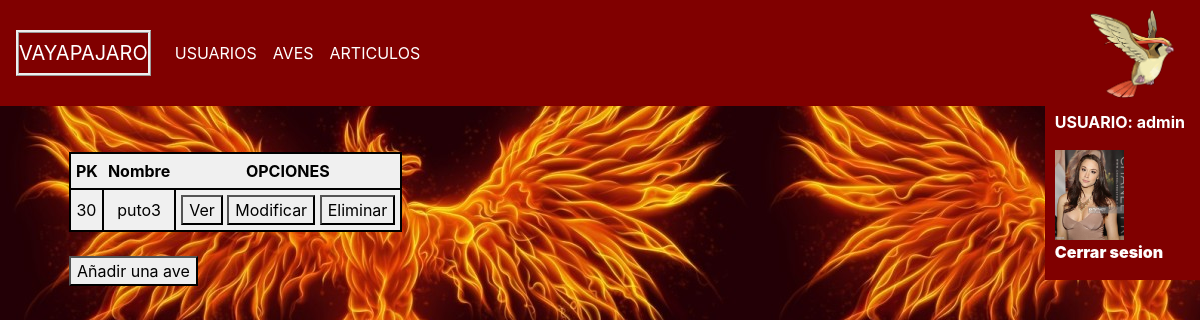
Page /ave/mostrar_aves/ (signed in) on the earlier database version.
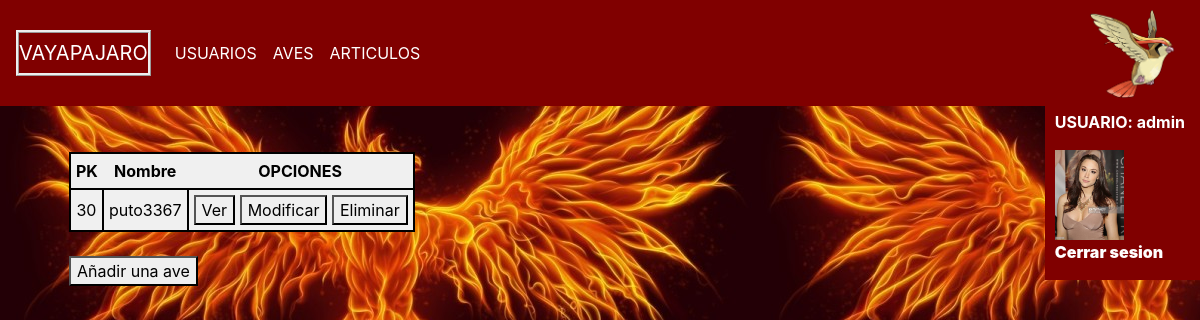
Same page on the later database version.
### VayaPajaro/models.py (models this page shows, shortened)
class Usuario(models.Model):
	user = models.OneToOneField(User,related_name='usuario',on_delete=models.CASCADE,default=None)
	fnacimiento = models.DateField(null=True)
	estudios = models.CharField(max_length=500,default='Desconocidos')
	fotoPerfil = models.ImageField(upload_to='Fotos_de_Perfil')

class Ave(models.Model):
	nombre = models.CharField(max_length=40,default='Desconocido',blank=True,null=True)
	descripcion = models.TextField(max_length=2000,default='Desconocido',blank=True,null=True)
	alimentacion = models.TextField(max_length=2000,default='Desconocida',blank=True,null=True)
	habitat = models.TextField(max_length=2000,default='Desconocida',blank=True,null=True)
	localizacion = models.TextField(max_length=2000,default='Desconocida',blank=True,null=True)
	fotos = models.ManyToManyField('Foto')
	def mostrar_nombre_con_espacios(self):
		return self.nombre.replace(' ', '_')

### VayaPajaro/views.py (the view)
# urls.py: url(r'^ave/mostrar_aves/',MostrarAves.as_view(),name='Mostrar_Aves'),
class MostrarAves(LoginRequiredMixin,ListView):
	model = Ave
	fields = '__all__'
	login_url = '/usuario/login/'
	template_name = 'VayaPajaro/Mostrar_Aves.html'
	def get_context_data(self, **kwargs):
		context = super(MostrarAves,self).get_context_data(**kwargs)
		return context

### VayaPajaro/templates/VayaPajaro/Mostrar_Aves.html (shortened to what this page needs)
{% extends 'base.html' %}
{% block content %}
<table id="mostraraves">
<tr>
	<th>PK</th>
	<th>Nombre</th>
	<th>OPCIONES</th>
</tr>
{% for ave in object_list %}
<tr>
	<td>{{ ave.pk }}</td>
	<td>{{ ave.nombre }}</td>
	<td><a href="{% url 'Mostrar_ave' nombre=ave.mostrar_nombre_con_espacios %}"><button>Ver</button></a>
	<a href="{% url 'Modificar_Ave' ave.pk %}"><button>Modificar</button></a>
	{% if user.is_staff %}
	<a href="{% url 'Eliminar_Ave' ave.pk %}"><button>Eliminar</button></a></td>
	{% endif %}
	<br/>
</tr>
{% empty %}
<p>No se encuentra ningún ave agregada.</p>
{% endfor %}
</table>
<br/>
<a id="añadirave" href="{% url 'CrearAve' %}"><button>Añadir una ave</button></a>
{% endblock %}

### VayaPajaro/templates/base.html (shortened to what this page needs)
{% load static %}
<!doctype html>
<html lang="en">
  <head>
    <link href="{% static 'VayaPajaro/css/base2.css' %}" rel="stylesheet">
    <link href="{% static 'VayaPajaro/css/base.css' %}" rel="stylesheet">
  </head>
  <body>
    <nav class="navbar navbar-expand-md navbar-dark bg-dark fixed-top">
      <a class="navbar-brand" href="http://127.0.0.1:8000/">VAYAPAJARO</a>
      <div class="collapse navbar-collapse" id="navbarsExampleDefault">
        <ul class="navbar-nav mr-auto">
          {% if user.is_staff %}
		  <li class="nav-item active"><a class="nav-link" href="{% url 'Mostrar_Usuarios' %}">USUARIOS</a></li>
			{% endif %}
		  <li class="nav-item active"><a class="nav-link" href="{% url 'Mostrar_Aves' %}">AVES</a></li>
	      <li class="nav-item active"><a class="nav-link" href="{% url 'Mostrar_Articulos' %}">ARTICULOS</a></li>
		</ul>
      </div>
      <img src="{% static 'VayaPajaro/imagenes/Pidgeot.png' %}" height="90">
    </nav>
    <div id="usuario">
	{% if user.is_authenticated %}
		<p> USUARIO: {{ user.get_username }}</p>
		<img src="{{ user.usuario.fotoPerfil.url }}" height="90">
		<p><a href="{% url 'Logout' %}">Cerrar sesion</a></p>
	{% else %}
		<p>Usuario anonimo.</p>
		<p><a href="{% url 'Registrarse' %}">Registrarse</a> / <a href="{% url 'Login' %}">Iniciar Sesion</a></p>
	{% endif %}
	</div>
    <main role="main" class="container">
      <div class="starter-template">
        {% block content %}{% endblock %}
        </div>
    </main>
</body>

### VayaPajaro/static/VayaPajaro/css/base.css (style rules this page uses)
body { padding-top: 5rem; background-image: url("/media/fenix.jpg"); background-repeat: repeat; }
.starter-template { padding: 3rem 1.5rem; text-align: center; }
#usuario { background-color:#800000; position: fixed; right: 0px; top: 100px; padding-left: 10px; padding-right: 15px; padding-top: 10px; float:left; }
#usuario > p,#usuario > p > a { color:white; font-weight: bolder; }
#usuario > p > a:link { text-decoration: none; }
#mostraraves,#mostraraves > td { border-collapse: collapse; border: 2px solid black; background-color: #f0f0f0; }
#mostraraves > td,th { padding: 5px; }
#añadirave { float: left; }
#ave > table,td,tr { border-collapse: collapse; border: 2px solid black; background-color: #f0f0f0; padding: 5px; }

Differences in the rows shown:
changed Ave id 30: nombre "puto3" → "puto3367"
